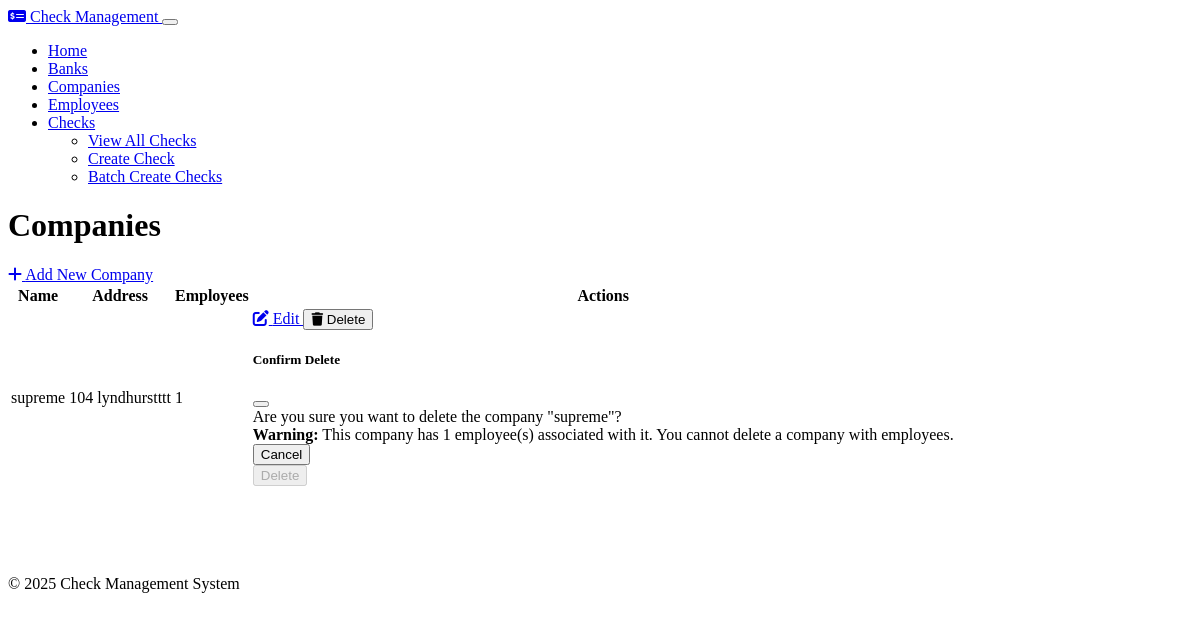
/companies, run on an earlier commit of the app's database.
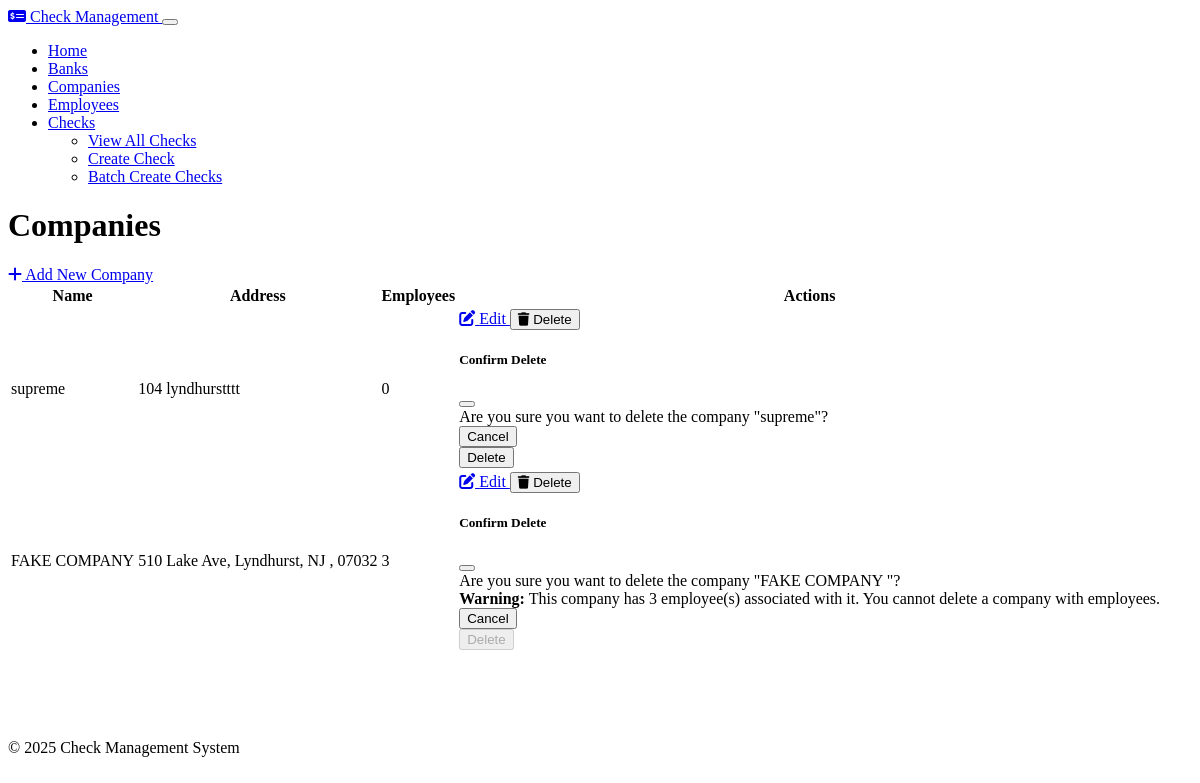
And on a later commit of the database.
### models.py (models this page shows, shortened)
class Company(db.Model):
    id = db.Column(db.Integer, primary_key=True)
    name = db.Column(db.String(100), nullable=False)
    address = db.Column(db.String(200), nullable=False)
    logo = db.Column(db.Text, nullable=True)  # Store as base64 encoded string
    default_bank_id = db.Column(db.Integer, db.ForeignKey('bank.id'), nullable=True)
    employees = db.relationship('Employee', backref='company', lazy=True, cascade="all, delete-orphan")
    checks = db.relationship('Check', backref='company', lazy=True, cascade="all, delete-orphan")
    clients = db.relationship('CompanyClient', backref='company', lazy=True, cascade="all, delete-orphan")
    default_bank = db.relationship('Bank', backref='companies')

### routes.py (the view)
    @app.route('/companies')
    def companies_index():
        companies = Company.query.all()
        return render_template('companies/index.html', companies=companies)

### templates/companies/index.html
{% extends 'layout.html' %}
{% block content %}
<div class="d-flex justify-content-between align-items-center mb-4">
    <h1>Companies</h1>
    <a href="{{ url_for('companies_create') }}" class="btn btn-primary">
        <i class="fas fa-plus me-1"></i> Add New Company
    </a>
</div>
{% if companies %}
    <div class="table-responsive">
        <table class="table table-hover">
            <thead>
                <tr>
                    <th>Name</th>
                    <th>Address</th>
                    <th>Employees</th>
                    <th>Actions</th>
                </tr>
            </thead>
            <tbody>
                {% for company in companies %}
                    <tr>
                        <td>{{ company.name }}</td>
                        <td>{{ company.address }}</td>
                        <td>{{ company.employees|length }}</td>
                        <td>
                            <div class="btn-group" role="group">
                                <a href="{{ url_for('companies_edit', id=company.id) }}" class="btn btn-sm btn-secondary">
                                    <i class="fas fa-edit"></i> Edit
                                </a>
                                <button type="button" class="btn btn-sm btn-danger" data-bs-toggle="modal" data-bs-target="#deleteModal{{ company.id }}">
                                    <i class="fas fa-trash"></i> Delete
                                </button>
                            </div>
                            <div class="modal fade" id="deleteModal{{ company.id }}" tabindex="-1" aria-labelledby="deleteModalLabel{{ company.id }}" aria-hidden="true">
                                <div class="modal-dialog">
                                    <div class="modal-content">
                                        <div class="modal-header">
                                            <h5 class="modal-title" id="deleteModalLabel{{ company.id }}">Confirm Delete</h5>
                                            <button type="button" class="btn-close" data-bs-dismiss="modal" aria-label="Close"></button>
                                        </div>
                                        <div class="modal-body">
                                            Are you sure you want to delete the company "{{ company.name }}"?
                                            {% if company.employees %}
                                                <div class="alert alert-warning mt-2">
                                                    <strong>Warning:</strong> This company has {{ company.employees|length }} employee(s) associated with it. You cannot delete a company with employees.
                                                </div>
                                            {% endif %}
                                        </div>
                                        <div class="modal-footer">
                                            <button type="button" class="btn btn-secondary" data-bs-dismiss="modal">Cancel</button>
                                            <form action="{{ url_for('companies_delete', id=company.id) }}" method="post">
                                                <button type="submit" class="btn btn-danger" {% if company.employees %}disabled{% endif %}>Delete</button>
                                            </form>
                                        </div>
                                    </div>
                                </div>
                            </div>
                        </td>
                    </tr>
                {% endfor %}
            </tbody>
        </table>
    </div>
{% else %}
    <div class="alert alert-info">
        <i class="fas fa-info-circle me-2"></i> No companies found. Please add a company to get started.
    </div>
{% endif %}
{% endblock %}

What changed in the data, as far as the page shows it:
shown differently, row unchanged: Company "supreme": employees|length "1" → "0"; employees|length "1" → (not shown)
added Company: name "FAKE COMPANY", address "510 Lake Ave, Lyndhurst, NJ , 07032", employees|length "3"
